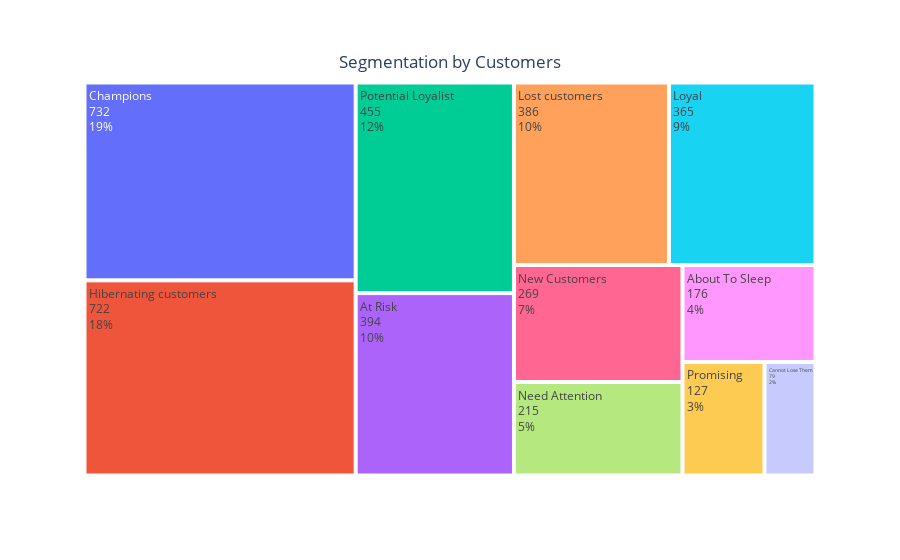

Notebook cell for this chart:
### Code cell
final2_df = final_df.groupby(['Segment'], as_index=False)['CustomerID'].agg({'Customer_Count':'count'})
fig = px.treemap(data_frame=final2_df, path=['Segment'], values='Customer_Count')
fig.update_layout(title={'text': "Segmentation by Customers",
                         'y':0.9,
                         'x':0.5,
                         'xanchor': 'center',
                         'yanchor': 'top'})
fig.data[0].textinfo = 'label + value + percent root'
fig.show()

### Figure 1 — Plotly figure (JSON) as saved in the notebook; plotly's stock layout.template omitted (floating-point values rounded to 4 significant figures)
{"data": [{"branchvalues": "total", "domain": {"x": [0, 1], "y": [0, 1]}, "hovertemplate": "labels=%{label}<br>Customer_Count=%{value}<br>parent=%{parent}<br>id=%{id}<extra></extra>", "ids": ["About To Sleep", "At Risk", "Cannot Lose Them", "Champions", "Hibernating customers", "Lost customers", "Loyal", "Need Attention", "New Customers", "Potential Loyalist", "Promising"], "labels": ["About To Sleep", "At Risk", "Cannot Lose Them", "Champions", "Hibernating customers", "Lost customers", "Loyal", "Need Attention", "New Customers", "Potential Loyalist", "Promising"], "name": "", "parents": ["", "", "", "", "", "", "", "", "", "", ""], "textinfo": "label+value+percent root", "type": "treemap", "values": [176, 394, 79, 732, 722, 386, 365, 215, 269, 455, 127]}], "layout": {"legend": {"tracegroupgap": 0}, "margin": {"t": 60}, "title": {"text": "Segmentation by Customers", "x": 0.5, "xanchor": "center", "y": 0.9, "yanchor": "top"}}}
